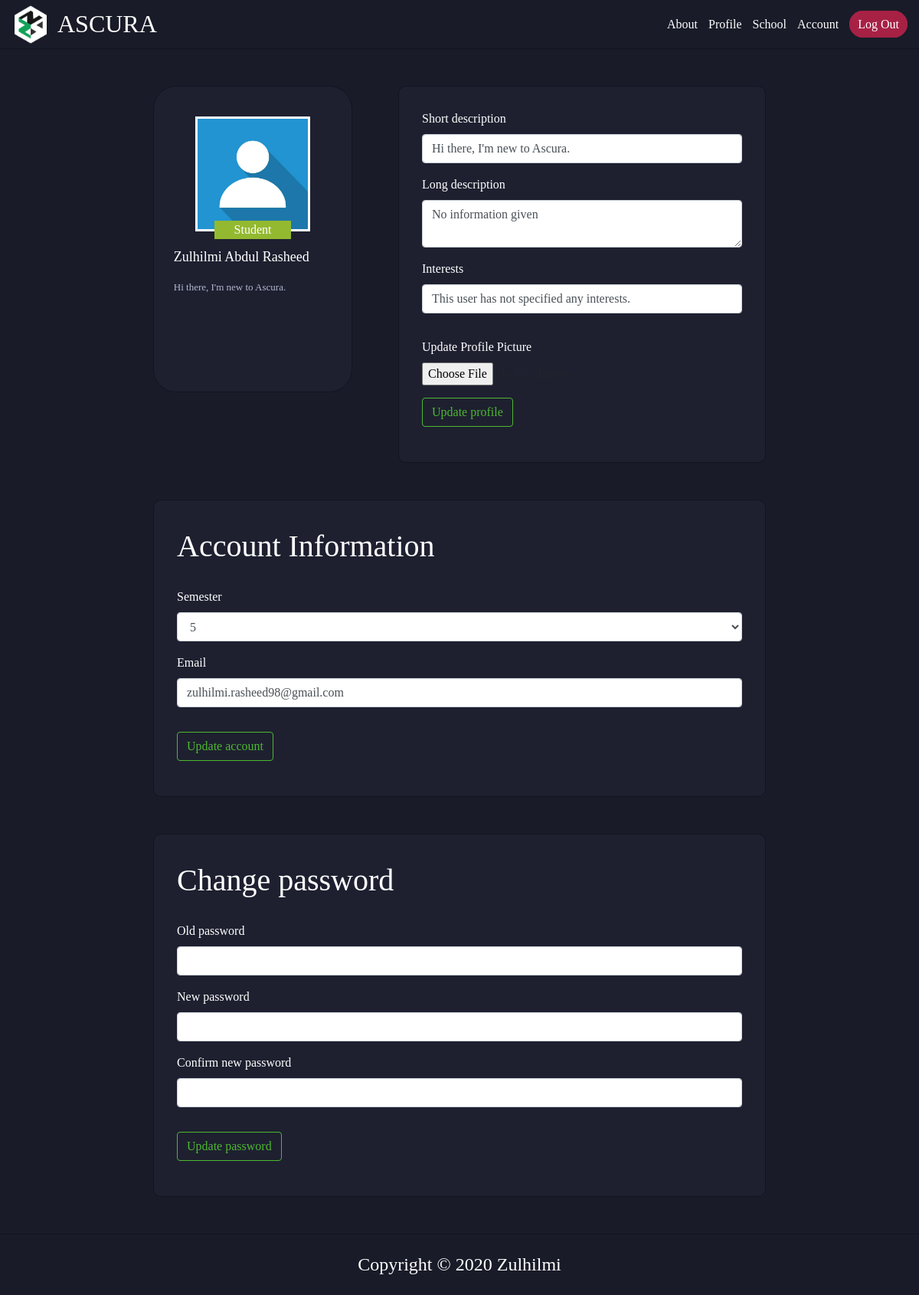
Page /account (signed in) on the committed database.
### ascura/models.py (models this page shows, shortened)
class Role(db.Model):
    id = db.Column(db.Integer, primary_key=True)
    role_name = db.Column(db.String(20), nullable=False, unique=True)
    student_role = db.relationship("User", backref='role', lazy=True)

class User(db.Model, UserMixin):
    id = db.Column(db.Integer, primary_key=True)
    first_name = db.Column(db.String(30), nullable=False)
    last_name = db.Column(db.String(30), nullable=False)
    username = db.Column(db.String(14), unique=True, nullable=False)
    email = db.Column(db.String(120), unique=True, nullable=False)
    password = db.Column(db.String(60), nullable=False)
    image_file = db.Column(db.String(20), nullable=False, default='default.jpg')
    short_desc = db.Column(db.String(70), nullable=False, default="Hi there, I'm new to Ascura.")
    long_desc = db.Column(db.Text, nullable=False, default="No information given")
    interests = db.Column(db.String(100), nullable=False, default="This user has not specified any interests.")
    school_id = db.Column(db.Integer, db.ForeignKey('school.id'), nullable=False)
    course_id = db.Column(db.Integer, db.ForeignKey('course.id'), nullable=True) # Faculty members don't need this
    semester = db.Column(db.String(2), nullable=True) # Faculty members don't need this
    role_id = db.Column(db.Integer, db.ForeignKey('role.id'), nullable=False, default=1) # Default student role
    u_type = db.Column(db.Integer, db.ForeignKey('usertype.id'), nullable=False, default=3) # Default user type normal
    posts = db.relationship('Post', backref='author', lazy=True)
    comments = db.relationship('Comment', backref='author', lazy=True)

### ascura/routes.py (the view)
@app.route("/account", methods=['GET'])
@login_required
def account():
    form_prof = UpdateStudentProfileForm()
    form_acc = UpdateStudentAccountForm()
    form_pass = UpdateStudentPasswordForm()
    form_acc.email.data = current_user.email
    form_acc.semester.data = current_user.semester
    form_prof.short_desc.data = current_user.short_desc
    form_prof.long_desc.data = current_user.long_desc
    form_prof.interests.data = current_user.interests
    image_file = url_for('static', filename='images/profile_pics/' + current_user.image_file)
    return render_template('account.html', title='Account', image_file=image_file, form_prof=form_prof, form_acc=form_acc, form_pass=form_pass)

### ascura/forms.py (shortened to what this page needs)
class UpdateStudentProfileForm(FlaskForm):
    short_desc = StringField('Short description', validators=[Length(max=70)])
    long_desc = TextAreaField('Long description')
    interests = StringField('Interests', validators=[Length(max=100)])
    picture = FileField('Update Profile Picture', validators=[FileAllowed(['jpg', 'png'])])
    submit = SubmitField('Update profile')

class UpdateStudentAccountForm(FlaskForm):
    semester = SelectField('Semester', validators=[DataRequired()], choices=\
        [('1', '1'),\
        ('2', '2'),\
        ('3', '3'),\
        ('4', '4'),\
        ('5', '5'),\
        ('6', '6'),\
        ('6+', '6+')])
    email = StringField('Email', validators=[DataRequired(), Email()])
    submit = SubmitField('Update account')

### ascura/models.py (called while the page is built)
@login_manager.user_loader
def load_user(user_id):
    return User.query.get(user_id)

### ascura/templates/account.html (shortened to what this page needs)
{% extends 'layout.html' %}
{% block body %}
    <div class="mt-5 acc-top">
        <div class="profile-container">
            <div class="top-container">
                <div class="profile-pic">
                    <img src="{{ image_file }}" alt="Profile picture">
                    <div class="school-role">
                        <span>{{ current_user.role.role_name }}</span>
                    </div>
                </div>
            </div>
            <div class="mid-container">
                <p class="user-name">{{ current_user.first_name + " " + current_user.last_name }}</p>
                <p class="short-desc">{{ current_user.short_desc }}</p>
            </div>
        </div>
        <form method="POST" action="{{ url_for('account_update', formtype='profile') }}" enctype="multipart/form-data" class="acc-stat-form">
            <div class="profile-statuses">
                <fieldset class="form-group">
                    <div class="profile-descs">
                        <div class="form-group">
                            {{ form_prof.short_desc.label(class="form-control-label") }}
                            {% if form_prof.short_desc.errors %}
                                {{ form_prof.short_desc(class="form-control form-control-asc is-invalid") }}
                                <div class="invalid-feedback">
                                    {% for error in form_prof.short_desc.errors %}
                                        <span>{{ error }}</span>
                                    {% endfor %}
                                </div>
                            {% else %}
                                {{ form_prof.short_desc(class="form-control form-control-asc") }}
                            {% endif %}
                        </div>
                        <div class="form-group">
                            {{ form_prof.long_desc.label(class="form-control-label") }}
                            {% if form_prof.long_desc.errors %}
                                {{ form_prof.long_desc(class="form-control form-control-asc is-invalid") }}
                                <div class="invalid-feedback">
                                    {% for error in form_prof.long_desc.errors %}
                                        <span>{{ error }}</span>
                                    {% endfor %}
                                </div>
                            {% else %}
                                {{ form_prof.long_desc(class="form-control form-control-asc") }}
                            {% endif %}
                        </div>
                    </div>
                    <div class="profile-interests">
                        <div class="form-group">
                            {{ form_prof.interests.label(class="form-control-label") }}
                            {% if form_prof.interests.errors %}
                                {{ form_prof.interests(class="form-control form-control-asc is-invalid") }}
                                <div class="invalid-feedback">
                                    {% for error in form_prof.interests.errors %}
                                        <span>{{ error }}</span>
                                    {% endfor %}
                                </div>
                            {% else %}
                                {{ form_prof.interests(class="form-control form-control-asc") }}
                            {% endif %}
                        </div>
                    </div>
                </fieldset>
                <div class="form-group">
                    {{ form_prof.picture.label() }}
                    {{ form_prof.picture(class="form-control-file") }}
                </div>
                <div class="form-group">
                    {{ form_prof.submit(class="btn btn-outline-info btn-info-asc") }}
                </div>
            </div>
        </form>
    </div>
    <div id="form-wrapper" class="mt-5 mb-5">
        <form method="POST" action="{{ url_for('account_update', formtype='account') }}">
            <fieldset class="form-group">
                <legend class="mb-4">Account Information</legend>
                <div class="form-group">
                    {{ form_acc.semester.label(class="form-control-label") }}
                    {% if form_acc.semester.errors %}
                        {{ form_acc.semester(class="form-control form-control-asc is-invalid") }}
                        <div class="invalid-feedback">
                            {% for error in form_acc.semester.errors %}
                                <span>{{ error }}</span>
                            {% endfor %}
                        </div>
                    {% else %}
                        {{ form_acc.semester(class="form-control form-control-asc") }}
                    {% endif %}
                </div>
                <div class="form-group">
                    {{ form_acc.email.label(class="form-control-label") }}
                    {% if form_acc.email.errors %}
                        {{ form_acc.email(class="form-control form-control-asc is-invalid") }}
                        <div class="invalid-feedback">
                            {% for error in form_acc.email.errors %}
                                <span>{{ error }}</span>
                            {% endfor %}
                        </div>
                    {% else %}
                        {{ form_acc.email(class="form-control form-control-asc") }}
                    {% endif %}
                </div>
            </fieldset>
            <div class="form-group">
                {{ form_acc.submit(class="btn btn-outline-info btn-info-asc") }}
            </div>
        </form>
    </div>
    <div id="form-wrapper" class="mt-5 mb-5">
        <form method="POST" action="{{ url_for('account_update', formtype='password') }}">
            <fieldset class="form-group">
                <legend class="mb-4">Change password</legend>
                <div class="form-group">
                    {{ form_pass.old_password.label(class="form-control-label") }}
                    {% if form_pass.old_password.errors %}
                        {{ form_pass.old_password(class="form-control form-control-asc is-invalid") }}
                        <div class="invalid-feedback">
                            {% for error in form_pass.old_password.errors %}
                                <span>{{ error }}</span>
                            {% endfor %}
                        </div>
                    {% else %}
                        {{ form_pass.old_password(class="form-control form-control-asc") }}
                    {% endif %}
                </div>
                <div class="form-group">
                    {{ form_pass.password.label(class="form-control-label") }}
                    {% if form_pass.password.errors %}
                        {{ form_pass.password(class="form-control form-control-asc is-invalid") }}
                        <div class="invalid-feedback">
                            {% for error in form_pass.password.errors %}
                                <span>{{ error }}</span>
                            {% endfor %}
                        </div>
                    {% else %}
                        {{ form_pass.password(class="form-control form-control-asc") }}
                    {% endif %}
                </div>
                <div class="form-group">
                    {{ form_pass.confirm_password.label(class="form-control-label") }}
                    {% if form_pass.confirm_password.errors %}
                        {{ form_pass.confirm_password(class="form-control form-control-asc is-invalid") }}
                        <div class="invalid-feedback">
                            {% for error in form_pass.confirm_password.errors %}
                                <span>{{ error }}</span>
                            {% endfor %}
                        </div>
                    {% else %}
                        {{ form_pass.confirm_password(class="form-control form-control-asc") }}
                    {% endif %}
                </div>
            </fieldset>
            <div class="form-group">
                {{ form_pass.submit(class="btn btn-outline-info btn-info-asc") }}
            </div>
        </form>
    </div>
{% endblock body %}

### ascura/static/css/main.css (style rules this page uses)
label { color: #fff; }
body { background-color: #191b28; font-family: Proxima-Bold; }
.acc-top { width: 800px; margin-left: auto; margin-right: auto; display: flex; justify-content: space-between; }
.acc-stat-form { width: 60%; }

### ascura/static/css/form.css (style rules this page uses)
fieldset > legend { font-size: 30pt; }
#form-wrapper { margin-left: auto; margin-right: auto; width: 800px; background-color: rgb(30, 32, 48); border: 1px solid rgb(19, 20, 33); border-radius: 10px; }
#form-wrapper > form { padding: 30px; color: #fff; }
.btn-info-asc { color: #4db82f; border-color: #4db82f; }

### ascura/static/css/profile.css (style rules this page uses)
.profile-container { height: 400px; width: 260px; background-color: rgb(30, 32, 48); border-radius: 30px; position: relative; border: 1px solid rgb(19, 20, 33); }
.profile-pic { display: flex; justify-content: space-around; padding-top: 15%; position: relative; }
.profile-pic > img { width: 150px; height: 150px; border: 3px solid #fff; }
.school-role { position: absolute; bottom: -10px; width: 100px; color: #fff; font-size: 12pt; background-color: #93b930; text-align: center; }
.mid-container { margin: 20px 10% 10px; font-family: Proxima-Regular; }
.user-name { color: #fff; font-size: 18px; }
.short-desc { color: #b3b8cd; font-size: 13px; margin-top: 10px; }
.profile-statuses { height: max-content; padding: 30px; background-color: rgb(30, 32, 48); border: 1px solid rgb(19, 20, 33); border-radius: 10px; }

### rows in the picture
Role: role.role_name "Student"
User: first_name+last_name "Zulhilmi Abdul Rasheed", short_desc "Hi there, I'm new to Ascura.", long_desc "No information given", interests "This user has not specified any interests.", semester "5", email "zulhilmi.rasheed98@gmail.com"
